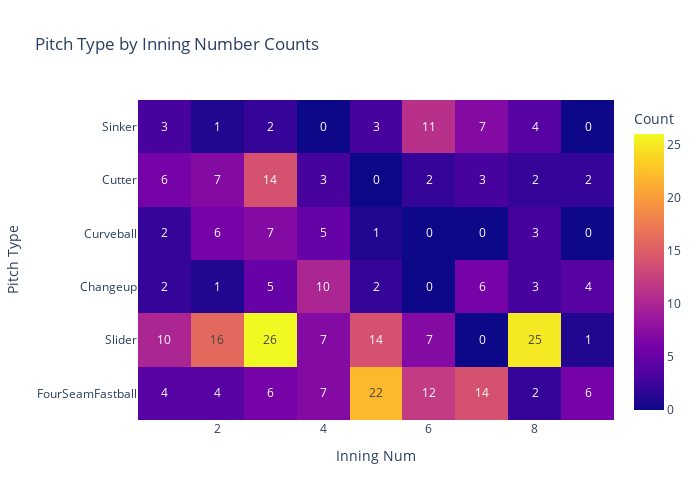

Here is the notebook cell this chart was saved with:
### Code cell
# Create a heatmap with Plotly Express
fig = px.imshow(melted_pitch_type_inning_df.pivot(index='Pitch Type', columns='Inning Num', values='Count'),
                x=melted_pitch_type_inning_df['Inning Num'].unique(),
                y=melted_pitch_type_inning_df['Pitch Type'].unique(),
                labels=dict(x='Inning Num', y='Pitch Type', color='Count'),
                title='Pitch Type by Inning Number Counts',
                width=700,
                height=500, 
                text_auto=True)

# Show the plot
fig.show()

# fig.write_image("Pitch Type Action Counts.png", engine='kaleido')

### Figure 1 — Plotly figure (JSON) as saved in the notebook; plotly's stock layout.template omitted (floating-point values rounded to 4 significant figures)
{"data": [{"coloraxis": "coloraxis", "hovertemplate": "Inning Num: %{x}<br>Pitch Type: %{y}<br>Count: %{z}<extra></extra>", "name": "0", "texttemplate": "%{z}", "type": "heatmap", "x": [1, 2, 3, 4, 5, 6, 7, 8, 9], "xaxis": "x", "y": ["Sinker", "Cutter", "Curveball", "Changeup", "Slider", "FourSeamFastball"], "yaxis": "y", "z": [[3, 1, 2, 0, 3, 11, 7, 4, 0], [6, 7, 14, 3, 0, 2, 3, 2, 2], [2, 6, 7, 5, 1, 0, 0, 3, 0], [2, 1, 5, 10, 2, 0, 6, 3, 4], [10, 16, 26, 7, 14, 7, 0, 25, 1], [4, 4, 6, 7, 22, 12, 14, 2, 6]]}], "layout": {"coloraxis": {"colorbar": {"title": {"text": "Count"}}, "colorscale": [[0, "#0d0887"], [0.1111, "#46039f"], [0.2222, "#7201a8"], [0.3333, "#9c179e"], [0.4444, "#bd3786"], [0.5556, "#d8576b"], [0.6667, "#ed7953"], [0.7778, "#fb9f3a"], [0.8889, "#fdca26"], [1, "#f0f921"]]}, "height": 500, "title": {"text": "Pitch Type by Inning Number Counts"}, "width": 700, "xaxis": {"anchor": "y", "constrain": "domain", "domain": [0, 1], "scaleanchor": "y", "title": {"text": "Inning Num"}}, "yaxis": {"anchor": "x", "autorange": "reversed", "constrain": "domain", "domain": [0, 1], "title": {"text": "Pitch Type"}}}}
